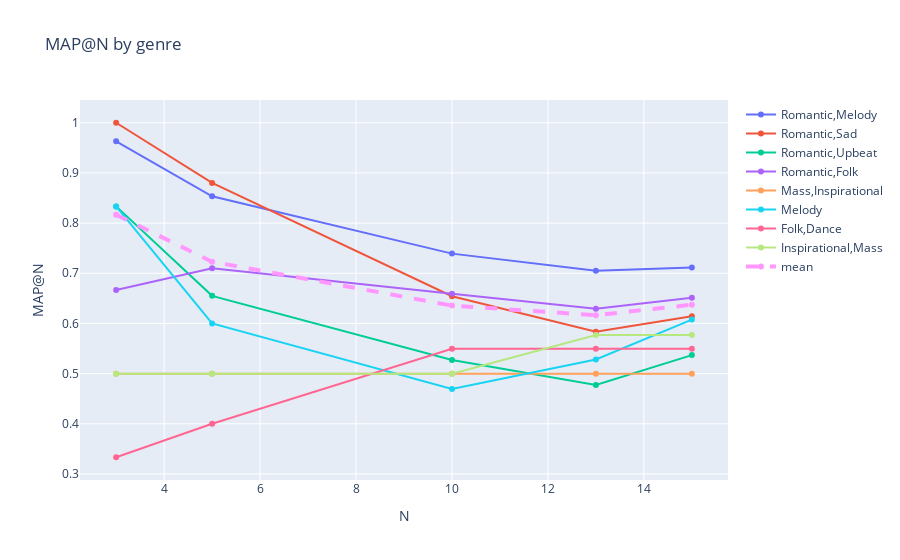

The notebook cell saved with this chart:
### Markdown cell above
### Step 11: Compute mAP@N for each genre and for the whole dataset

### Code cell
numeric_columns = [f'@{N}' for N in N_range]

mAP_by_genre = df.groupby('genre')[numeric_columns].mean()
mAP_dataset = df[numeric_columns].mean().to_frame().rename(columns={0: 'mAP'})

print('Mean average precision for each genre: ')
print(mAP_by_genre)
print('Mean average precision for entire dataset: ')
print(mAP_dataset)

fig = go.Figure()
for genre in df['genre'].unique():
    fig.add_trace(go.Scatter(y=mAP_by_genre.loc[genre], x=N_range, mode='lines+markers', name=genre))
fig.add_trace(go.Scatter(y=mAP_dataset['mAP'], x=N_range, mode='lines+markers', name='mean', line=dict(width=4, dash='dash')))

fig.update_layout(title='MAP@N by genre', xaxis_title='N', yaxis_title='MAP@N')
fig.show()

### Figure 1 — Plotly figure (JSON) as saved in the notebook; plotly's stock layout.template omitted (floating-point values rounded to 4 significant figures)
{"data": [{"mode": "lines+markers", "name": "Romantic,Melody", "type": "scatter", "x": [3, 5, 10, 13, 15], "y": [0.963, 0.8533, 0.7392, 0.705, 0.7113]}, {"mode": "lines+markers", "name": "Romantic,Sad", "type": "scatter", "x": [3, 5, 10, 13, 15], "y": [1, 0.88, 0.6542, 0.5837, 0.6143]}, {"mode": "lines+markers", "name": "Romantic,Upbeat", "type": "scatter", "x": [3, 5, 10, 13, 15], "y": [0.8333, 0.655, 0.5273, 0.4774, 0.5369]}, {"mode": "lines+markers", "name": "Romantic,Folk", "type": "scatter", "x": [3, 5, 10, 13, 15], "y": [0.6667, 0.71, 0.6592, 0.6292, 0.651]}, {"mode": "lines+markers", "name": "Mass,Inspirational", "type": "scatter", "x": [3, 5, 10, 13, 15], "y": [0.5, 0.5, 0.5, 0.5, 0.5]}, {"mode": "lines+markers", "name": "Melody", "type": "scatter", "x": [3, 5, 10, 13, 15], "y": [0.8333, 0.6, 0.4692, 0.5283, 0.6077]}, {"mode": "lines+markers", "name": "Folk,Dance", "type": "scatter", "x": [3, 5, 10, 13, 15], "y": [0.3333, 0.4, 0.5495, 0.5495, 0.5495]}, {"mode": "lines+markers", "name": "Inspirational,Mass", "type": "scatter", "x": [3, 5, 10, 13, 15], "y": [0.5, 0.5, 0.5, 0.5769, 0.5769]}, {"line": {"dash": "dash", "width": 4}, "mode": "lines+markers", "name": "mean", "type": "scatter", "x": [3, 5, 10, 13, 15], "y": [0.8167, 0.723, 0.6356, 0.6165, 0.6373]}], "layout": {"title": {"text": "MAP@N by genre"}, "xaxis": {"title": {"text": "N"}}, "yaxis": {"title": {"text": "MAP@N"}}}}
